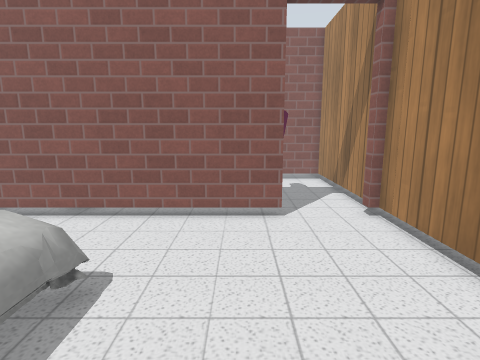
view 1 (above)

23 first-person views from a walk through a world built for the Gazebo simulator. The camera is 0.9 m above the floor, tilts 10° down and sees 80° across. The floor is counted in squares, 0.25 m on a side. Each view is taken from the middle of a square. On the plan, view 1 faces up. The plan holds only what a view shows up to about 20 squares ahead; the rest is blank. The place goes on beyond the plan. Simple patterns stand in for the simulator's built-in surfaces. Simple shapes stand in for some stock models.

view 2
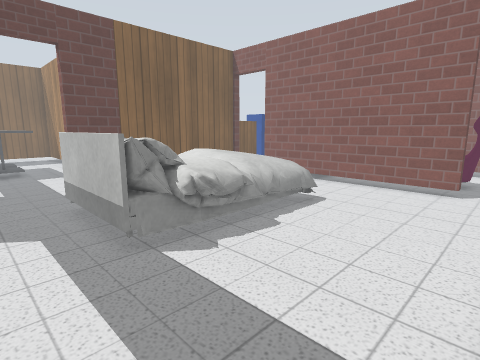

view 3
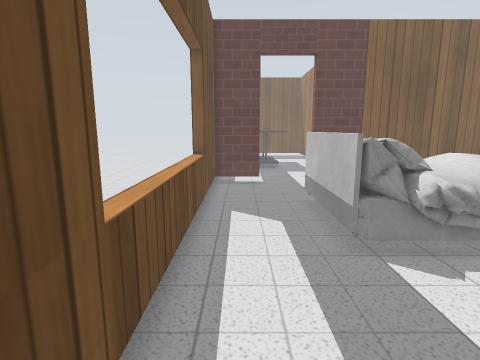

view 4
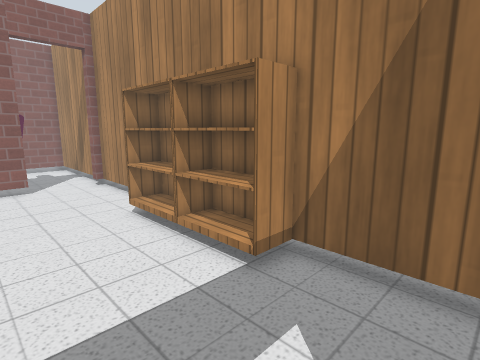

view 5
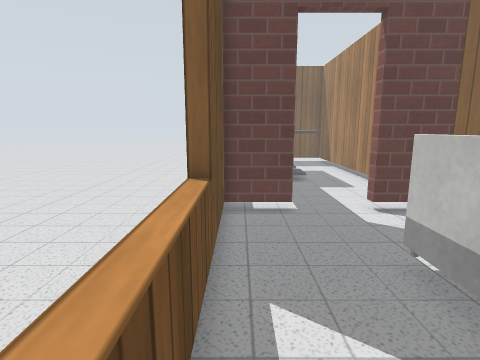

view 6
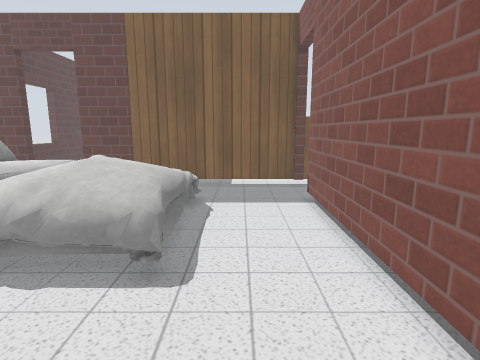

view 7
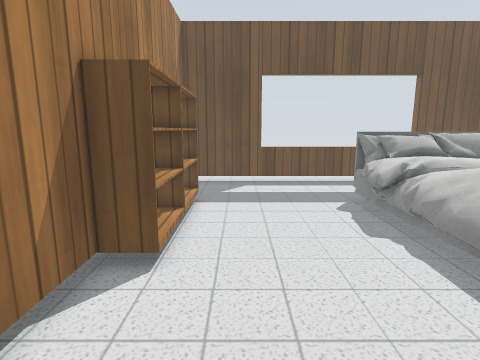

view 8
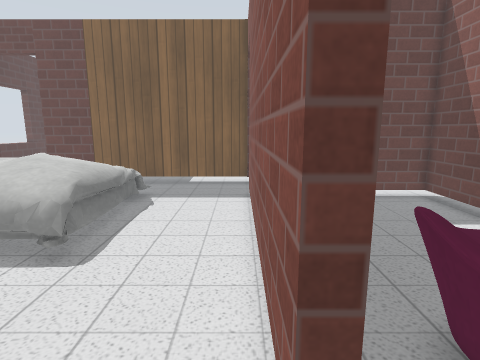

view 9
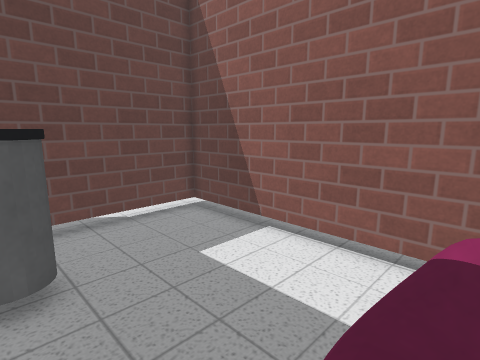

view 10
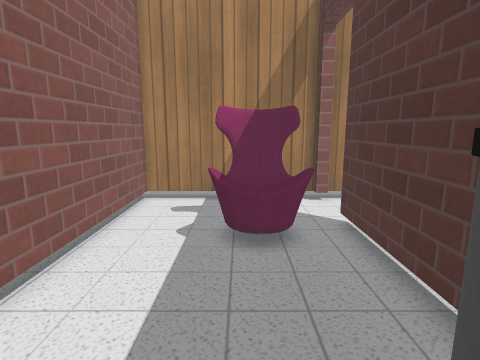

view 11
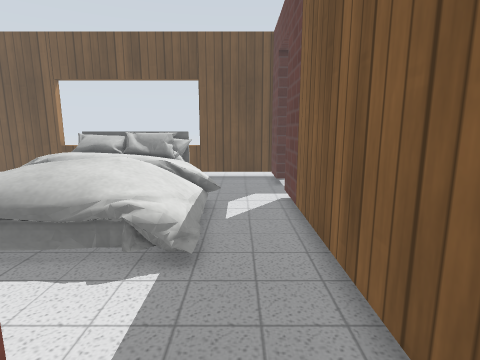

view 12
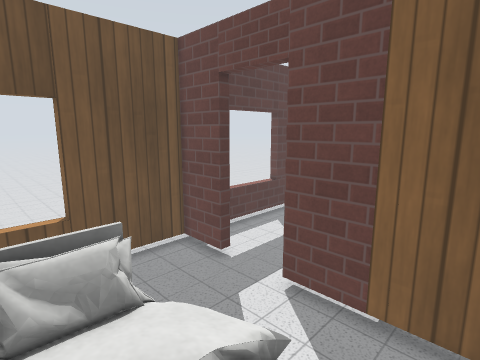

view 13
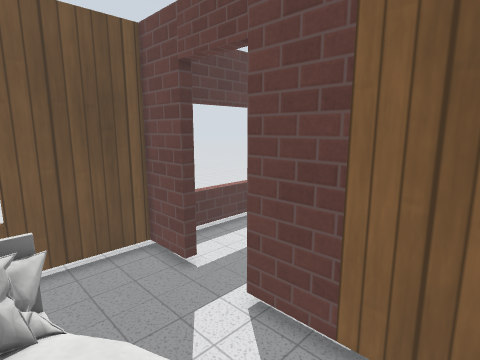

view 14
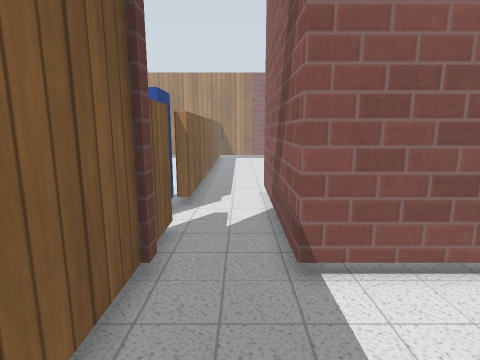

view 15
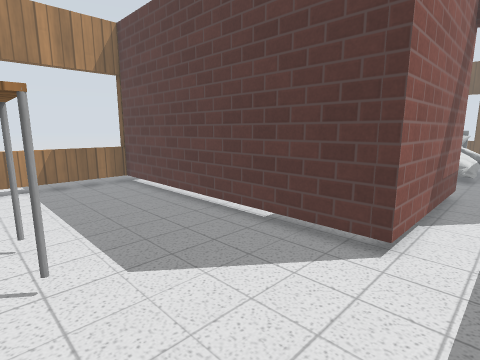

view 16
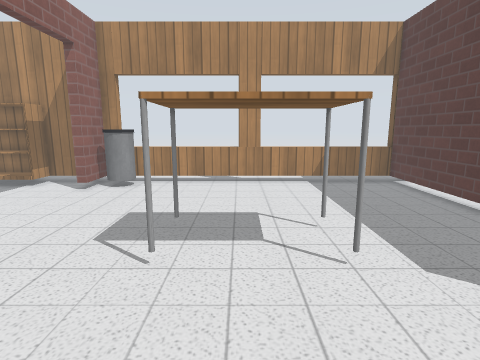

view 17
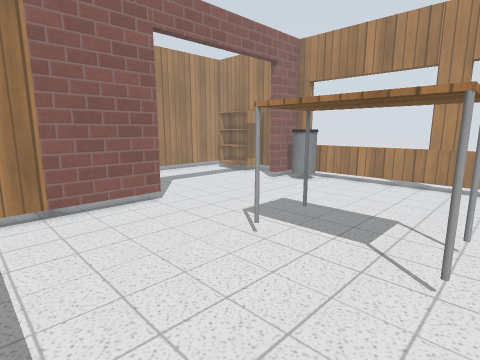

view 18
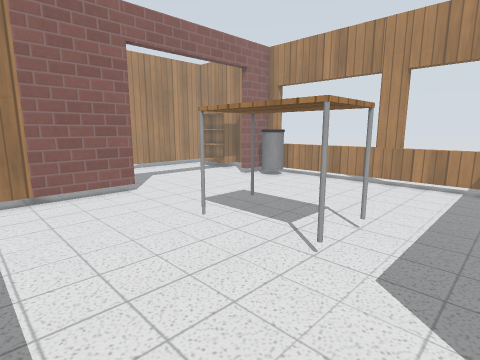

view 19
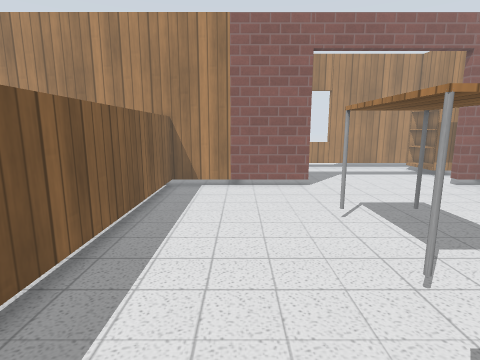

view 20
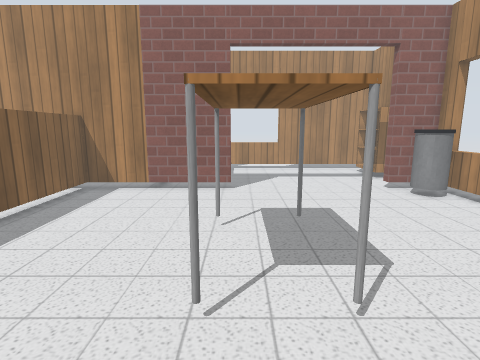

view 21
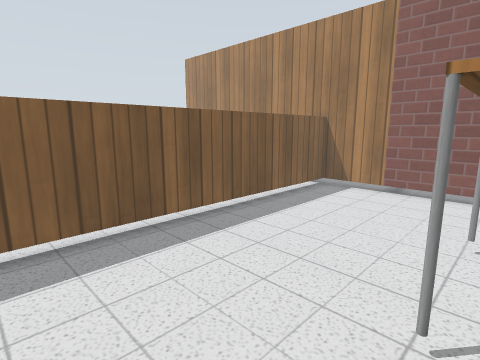

view 22
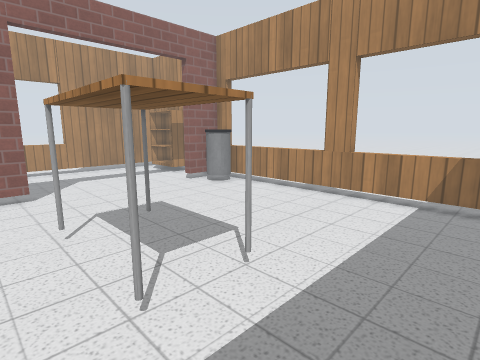

view 23
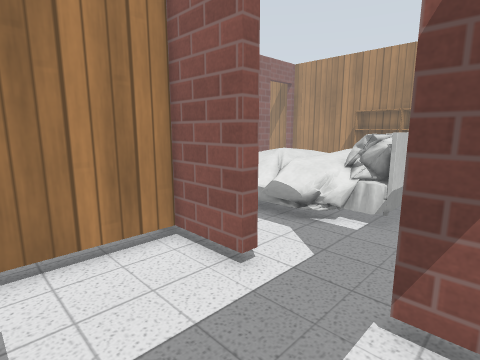

### Floor plan
Key: @ floor where view 1 was taken; # wall or solid block; . main floor; : floor 0.25 m higher than the main floor; + floor 0.5 m higher than the main floor; * floor 0.75 m higher than the main floor; / step, stairs or slope; D open door; = window, fence, low wall or low ledge; S sofa; T thing the floor can be seen under or through; B bed; K bookshelf; I bin; P postbox; A table.
Columns run from 21 left of view 1 to 7 right of it. Each row starts with its distance up from view 1.
 41 ###############DDDDDDDDDD###
 40       =..................II#
 39       =..................II#
 38       =....................=
 37       =....................=
 36       =....................=
 35       =....................=
 34       =.......AAAA.........=
 33       =.......AAAA.........=
 32       =.......AAAA.........#
 31       =.......AAAA.........##
 30       =.......AAAA.........=
 29     . =.......AAAA.........=
 28     .==....................=
 27     .==....................=
 26     .==....................=
 25     .==....................=
 24       =....................=
 23       =....................=
 22       =...                 #
 21       =..###################
 20       =..##................#
 19       =..##................#
 18      P...##................#
 17      P...##.........SS S...#
 16      ....##.........SSSS...#
 15      =...##.........SSSS...#
 14       =..##   II....SSSS...#
 13       =..##..  I...........#
 12      #DDDD#TTTTTTTTTTTTDDDD#
 11      ##....................#
 10      ##....................#
  9      ##....................#
  8      ##....................#
  7      ##....................#
  6      ##...BBBBBBBB.........#
  5      ##../:+++++++.........#
  4      ##..B  + + ++.......KK#
  3      ##...      +B.......KK#
  2      ##..B:+    ++.......KK#
  1 #######..B:+    ++B......KK#
  0 .....##..B++    *+...@...KK#
 -1 .....##...B++   ++.......KK#
 -2 .....D#...B+BB  *B.......KK#
 -3 .....D.....BBBBBBB.......KK#
 -4 .....D.....BBBBBBB.........#
 -5 .....D.....................#
 -6 .....##....................#
 -7 .....##....................#
 -8 .....##....................#
 -9 ====########==========######

Where each view was taken, in squares from view 1:
view 1: 0 up, 0 right, facing up
view 2: 7 down, 4 right, facing up-left
view 3: 7 down, 4 right, facing left
view 4: 8 down, 1 left, facing up-right
view 5: 8 down, 3 left, facing left
view 6: 8 up, 3 right, facing left
view 7: 11 up, 2 right, facing down
view 8: 11 up, 4 right, facing left
view 9: 13 up, 0 right, facing up-left
view 10: 16 up, 9 left, facing right
view 11: 13 up, 13 left, facing down
view 12: 4 up, 7 left, facing down-left
view 13: 4 up, 9 left, facing down-left
view 14: 5 up, 13 left, facing up
view 15: 30 up, 14 left, facing down-right
view 16: 32 up, 14 left, facing right
view 17: 28 up, 14 left, facing up-right
view 18: 25 up, 14 left, facing up-right
view 19: 23 up, 11 left, facing up
view 20: 24 up, 6 left, facing up
view 21: 24 up, 6 left, facing up-left
view 22: 24 up, 9 left, facing up-right
view 23: 7 down, 21 left, facing up-right
